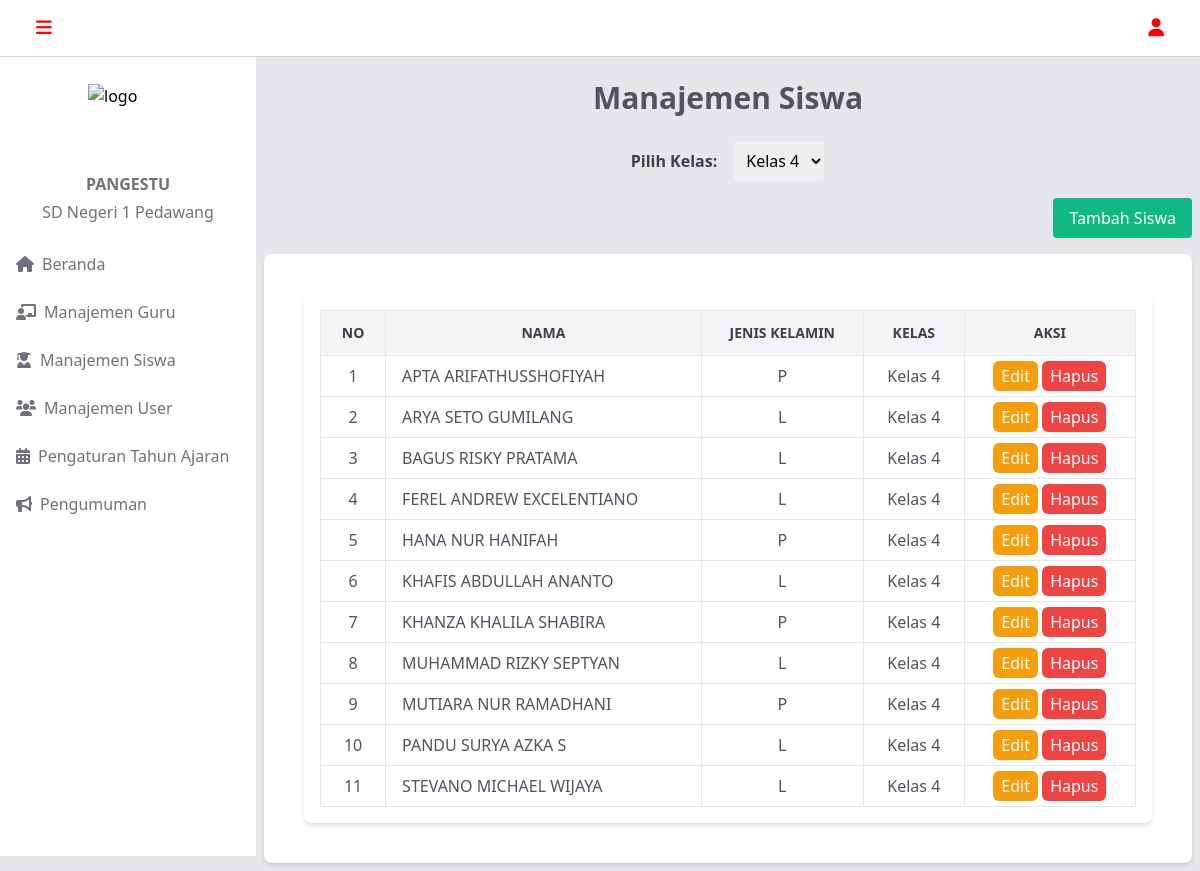
The app's page /app/layout/admin/manage-siswa.php?kelas=4 (signed in) with its own data.
### tables this page shows
CREATE TABLE `siswa` (
  `id` int NOT NULL,
  `nama` varchar(100) NOT NULL,
  `jenis_kelamin` enum('L','P') NOT NULL,
  `kelas` enum('1','2','3','4','5','6') NOT NULL
);

### app/process/get-data/get-siswa.php (the view, shortened to what this page needs)
<?php
include '../../config/config-db.php';
$kelas = isset($_GET['kelas']) ? intval($_GET['kelas']) : 1;
$query = $conn->prepare("SELECT id, nama, jenis_kelamin, kelas FROM siswa WHERE kelas = ?");
$query->bind_param("i", $kelas);
$query->execute();
$result = $query->get_result();
?>
<div class="container mx-auto p-4">
    <div class="hidden md:block overflow-x-auto bg-white p-4 rounded-lg shadow-md">
        <table class="w-full border border-gray-300">
            <thead class="bg-gray-100 text-gray-700 text-sm uppercase">
                <tr>
                    <th class="px-4 py-3 border">No</th>
                    <th class="px-4 py-3 border">Nama</th>
                    <th class="px-4 py-3 border">Jenis Kelamin</th>
                    <th class="px-4 py-3 border">Kelas</th>
                    <th class="px-4 py-3 border">Aksi</th>
                </tr>
            </thead>
            <tbody class="text-gray-600">
                <?php
                if ($result->num_rows > 0) {
                    $no = 1;
                    while ($row = $result->fetch_assoc()) {
                        echo "<tr>";
                        echo "<td class='border px-4 py-2 text-center'>{$no}</td>";
                        echo "<td class='border px-4 py-2'>" . htmlspecialchars($row['nama']) . "</td>";
                        echo "<td class='border px-4 py-2 text-center'>" . htmlspecialchars($row['jenis_kelamin']) . "</td>";
                        echo "<td class='border px-4 py-2 text-center'>Kelas " . htmlspecialchars($row['kelas']) . "</td>";
                        echo "<td class='border px-4 py-2 text-center'>
                                <a href='edit-siswa.php?id=" . $row['id'] . "' class='bg-yellow-500 text-white px-2 py-1 rounded-md'>Edit</a>
                                <a href='../../process/hapus-siswa.php?id=" . $row['id'] . "' class='bg-red-500 text-white px-2 py-1 rounded-md' onclick='return confirm(\"Yakin ingin menghapus siswa ini?\");'>Hapus</a>
                            </td>";
                        echo "</tr>";
                        $no++;
                    }
                } else {
                    echo "<tr><td colspan='5' class='text-center py-4 text-red-500'>Tidak ada data siswa.</td></tr>";
                }
                ?>
            </tbody>
        </table>
    </div>
</div>

### records on screen
siswa: nama "APTA ARIFATHUSSHOFIYAH", jenis_kelamin "P", kelas "4"
siswa: nama "ARYA SETO GUMILANG", jenis_kelamin "L", kelas "4"
siswa: nama "BAGUS RISKY PRATAMA", jenis_kelamin "L", kelas "4"
siswa: nama "FEREL ANDREW EXCELENTIANO", jenis_kelamin "L", kelas "4"
siswa: nama "HANA NUR HANIFAH", jenis_kelamin "P", kelas "4"
siswa: nama "KHAFIS ABDULLAH ANANTO", jenis_kelamin "L", kelas "4"
siswa: nama "KHANZA KHALILA SHABIRA", jenis_kelamin "P", kelas "4"
siswa: nama "MUHAMMAD RIZKY SEPTYAN", jenis_kelamin "L", kelas "4"
siswa: nama "MUTIARA NUR RAMADHANI", jenis_kelamin "P", kelas "4"
siswa: nama "PANDU SURYA AZKA S", jenis_kelamin "L", kelas "4"
siswa: nama "STEVANO MICHAEL WIJAYA", jenis_kelamin "L", kelas "4"
